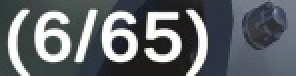
#> input picture (1_65)(S)/05670.jpg, 148 x 38 px (shown 2 times larger)
$ jupyter execute --allow-errors test_accuracy.ipynb
#> lines starting #> are read from the running program, lines starting #| are printed output that depends on the picture; after the words box and inside, x2 and y2 are one past the last pixel; in counts of white or black regions, pixels touching at a corner belong together
[cell 1]
import os
from glob import glob

def load_images(root_dir):
    image_list = []

    for folder_name in sorted(os.listdir(root_dir)):
        folder_path = os.path.join(root_dir, folder_name)
        if not os.path.isdir(folder_path):
            continue

        label = folder_name.replace('_', '/')

        image_paths = glob(os.path.join(folder_path, '*.*'))
        image_paths = image_paths[:50]

        for img_path in image_paths:
            image_list.append({
                "img_path":img_path,
                "label":label
            })

    return image_list


root_dir = "dataset\output_frames"
#> (the rest of this cell did not finish here and is left out)

[cell 2]
import torch
from PIL import Image
from transformers import TrOCRProcessor, VisionEncoderDecoderModel

# 1. 모델 및 프로세서 준비
#> (the rest of this cell did not finish here and is left out)

[cell 3]
import torch
print(torch.__version__)
print(torch.backends)

[cell 4]
import cv2
import numpy as np
from matplotlib import pyplot as plt

# --- 이미지 불러오기 ---
# 'image.jpg'를 실제 이미지 파일 경로로 변경하세요.
# 이미지를 그레이스케일로 직접 불러옵니다.
image_path = '(1_65)(S)/05670.jpg'
gray_image = cv2.imread(image_path, cv2.IMREAD_GRAYSCALE)
#> gray_image: shape (38, 148); min 20, max 255, mean 102.1
if gray_image is None:
    raise FileNotFoundError(f"이미지 파일을 찾을 수 없습니다: {image_path}")


# --- 1. 노이즈 제거 (가우시안 블러) ---
# (5, 5)는 가우시안 커널 크기이며, 이미지 상태에 따라 조절할 수 있습니다.
denoised_image = cv2.GaussianBlur(gray_image, (5, 5), 0)
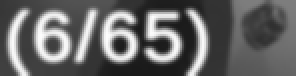
#> denoised_image: shape (38, 148) (shown 2 times larger); min 26, max 253, mean 102.1


# --- 2. 적응형 이진화 (오츄 알고리즘) ---
# cv2.THRESH_BINARY: 임계값보다 크면 maxval, 작으면 0으로 설정
# cv2.THRESH_OTSU: 오츄 알고리즘 적용
ret, otsu_binary_image = cv2.threshold(denoised_image, 0, 255, cv2.THRESH_BINARY + cv2.THRESH_OTSU)
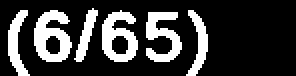
#> otsu_binary_image: shape (38, 148) (shown 2 times larger); 23% white; 6 white regions, box (x1, y1, x2, y2) and area: (17, 5, 36, 31) 304, (51, 5, 69, 31) 278, (73, 6, 91, 31) 252, (4, 5, 15, 38) 173, (93, 5, 104, 38) 160, (37, 4, 49, 31) 127
#> ret = 138

print(f"오츄 알고리즘으로 결정된 최적 임계값: {ret}")
#| 오츄 알고리즘으로 결정된 최적 임계값: 138.0

#> (the rest of this cell did not finish here and is left out)

$ run again, with (1_65)(S)/00054.jpg copied over (1_65)(S)/05670.jpg
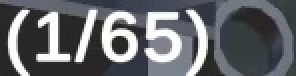
#> input picture (1_65)(S)/00054.jpg, 148 x 38 px (shown 2 times larger)
#> `denoised_image = cv2.GaussianBlur(gray_image, (5, 5), 0)`:
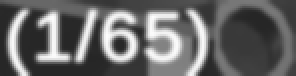
#> denoised_image: shape (38, 148) (shown 2 times larger); min 38, max 253, mean 104.2
#> `ret, otsu_binary_image = cv2.threshold(denoised_image, 0, 255, cv2.THR..`:
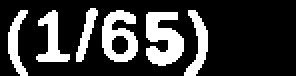
#> otsu_binary_image: shape (38, 148) (shown 2 times larger); 22.8% white; 6 white regions, box (x1, y1, x2, y2) and area: (73, 6, 92, 33) 348, (51, 5, 69, 31) 286, (18, 5, 35, 31) 195, (92, 5, 104, 38) 177, (4, 5, 14, 38) 156, (38, 4, 49, 31) 119
#> ret = 140
#| 오츄 알고리즘으로 결정된 최적 임계값: 140.0

$ run again, with (1_65)(S)/00057.jpg copied over (1_65)(S)/05670.jpg
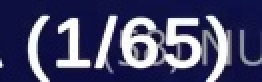
#> input picture (1_65)(S)/00057.jpg, 131 x 41 px (shown 2 times larger)
#> `denoised_image = cv2.GaussianBlur(gray_image, (5, 5), 0)`:
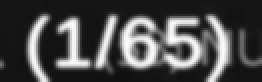
#> denoised_image: shape (41, 131) (shown 2 times larger); min 17, max 252, mean 75.5
#> `ret, otsu_binary_image = cv2.threshold(denoised_image, 0, 255, cv2.THR..`:
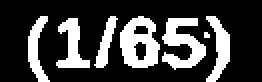
#> otsu_binary_image: shape (41, 131) (shown 2 times larger); 25.4% white; 7 white regions (1 under 20 px), largest, box (x1, y1, x2, y2) and area: (60, 8, 80, 34) 340, (81, 9, 103, 35) 310, (28, 9, 45, 34) 206, (103, 8, 115, 41) 199, (14, 8, 25, 41) 173, (47, 8, 59, 34) 128
#> ret = 114
#| 오츄 알고리즘으로 결정된 최적 임계값: 114.0
